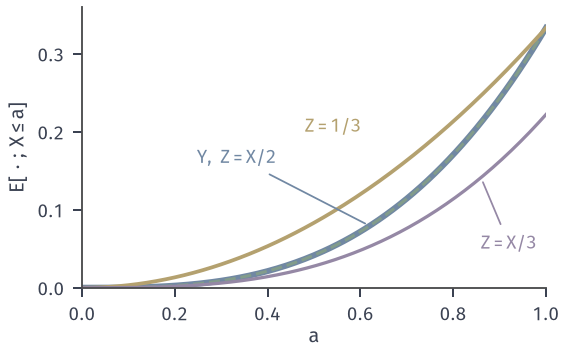

Recreate this plot in Python.
"""Triangle model: (X,Y) uniform on 0<=y<=x<=1 (density 2). For events {X<=a} compare
E[Y; X<=a] = a^3/3 (blue) with E[Z; X<=a] for candidates Z = X/2 (green dashed, equal: a^3/3),
Z = 1/3 (yellow: a^2/3) and Z = X/3 (purple: 2a^3/9). Values computed by numerical integration."""
from pathlib import Path
import sys
sys.path.insert(0, str(Path(__file__).resolve().parents[1]/'cexp-common'))
from common import *

a = np.linspace(0, 1, 201)
x = np.linspace(0, 1, 20001); dx = x[1]-x[0]
def cum(h):  # E[h(X); X<=a] with f_X(x)=2x
    g = h(x)*2*x
    c = np.r_[0, np.cumsum((g[1:]+g[:-1])/2*dx)]
    return np.interp(a, x, c)
target = cum(lambda t: t/2)          # E[Y|X=x]=x/2 inner integral: int_0^x y*2 dy = x^2 = (x/2)*2x
fig, ax = figure(width_mm=80, height_mm=50)
ax.plot(a, target, color=BLUE, lw=2.4)
ax.plot(a, cum(lambda t: t/2), color=GREEN, lw=1.2, ls='--')
ax.plot(a, cum(lambda t: np.full_like(t, 1/3)), color=YELLOW, lw=1.5)
ax.plot(a, cum(lambda t: t/3), color=PURPLE, lw=1.3)
ax.text(0.48, 0.20, r'$Z=1/3$', color=YELLOW, fontsize=7.5)
ax.annotate(r'$Z=X/3$', xy=(0.86, 2*0.86**3/9), xytext=(0.98, 0.05), color=PURPLE, fontsize=7.5, ha='right',
            arrowprops=dict(arrowstyle='-', color=PURPLE, lw=0.7))
ax.annotate(r'$Y,\ Z=X/2$', xy=(0.62, 0.62**3/3), xytext=(0.42, 0.16), color=BLUE, fontsize=7.5, ha='right',
            arrowprops=dict(arrowstyle='-', color=BLUE, lw=0.7))
ax.set_xlim(0, 1); ax.set_ylim(0, 0.36); ax.set_xlabel('$a$', labelpad=1)
ax.set_ylabel(r'$\mathrm{E}[\,\cdot\,;\,X\leq a]$')
save(fig, Path(__file__).resolve().parent, 'figure', {'target': 'a^3/3', 'const': 'a^2/3', 'X/3': '2a^3/9', 'at_a=1': [1/3, 1/3, 2/9]})
